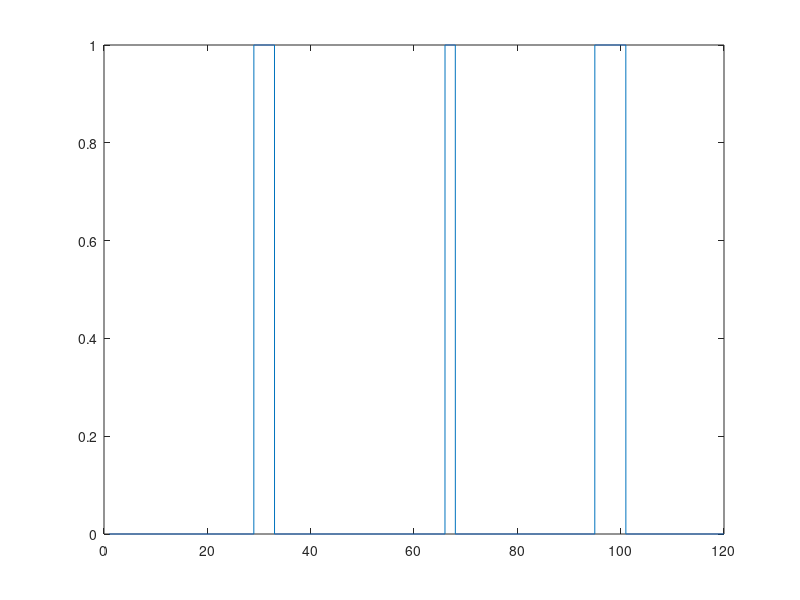

MATLAB code to generate this figure:
time = linspace(1,120,15000);
los = time;
for i = 1:15000
    if time(i) > 29 && time(i) < 33
        los(i) = 1;
    elseif time(i) > 66 && time(i) < 68
        los(i) = 1;
    elseif time(i) > 95 && time(i) < 101
        los(i) = 1;
    else
        los(i) = 0;
    end 
end

figure()
plot(time,los)
save('Flanary_blocked_beta_los.mat','los');